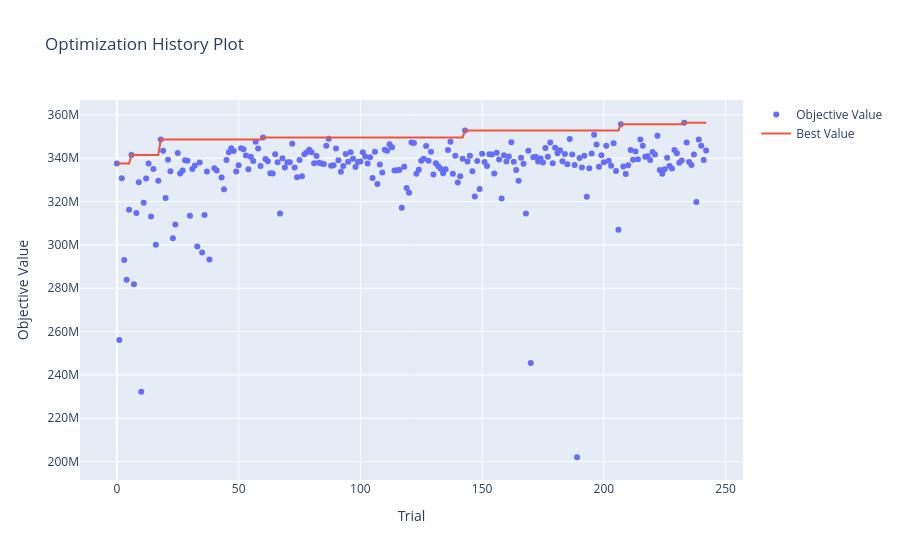

The cell this chart's notebook holds for it:
### Code cell
optuna.visualization.plot_optimization_history(study)

### Figure 1 — Plotly figure (JSON) as saved in the notebook; plotly's stock layout.template omitted (floating-point values rounded to 4 significant figures; data arrays with more than 128 entries replaced by an {"elided": "..."} marker saying what was removed)
{"data": [{"mode": "markers", "name": "Objective Value", "type": "scatter", "x": {"elided": "241 int values"}, "y": {"elided": "241 int values"}}, {"mode": "lines", "name": "Best Value", "type": "scatter", "x": {"elided": "243 int values"}, "y": {"elided": "243 int values"}}, {"marker": {"color": "#cccccc"}, "mode": "markers", "name": "Infeasible Trial", "showlegend": false, "type": "scatter", "x": [], "y": []}], "layout": {"title": {"text": "Optimization History Plot"}, "xaxis": {"title": {"text": "Trial"}}, "yaxis": {"title": {"text": "Objective Value"}}}}
